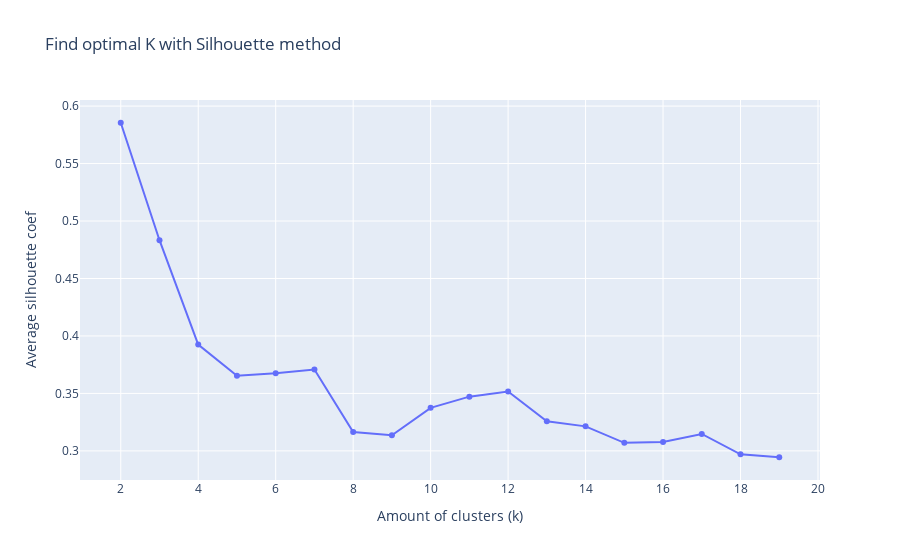

The notebook cell saved with this chart:
### Code cell
cluster_range = range(2,20)
avg_scores = []
for n_cluster in cluster_range:
    clusterer = KMeans(n_clusters=n_cluster, random_state=0)
    cluster_labels = clusterer.fit_predict(x_train_scaled)
    silhouette_average = silhouette_score(x_train_scaled, cluster_labels)
    print('N_clusters = ', n_cluster, ' | Average silhouette = ', silhouette_average)
    avg_scores.append(silhouette_average)
fig_score = px.line(
    x=cluster_range,
    y=avg_scores,
    markers=True,
    labels={'x': 'Amount of clusters (k)', 'y': 'Average silhouette coef'},
    title='Find optimal K with Silhouette method '
)
fig_score.show()

### Figure 1 — Plotly figure (JSON) as saved in the notebook; plotly's stock layout.template omitted (floating-point values rounded to 4 significant figures)
{"data": [{"hovertemplate": "Amount of clusters (k)=%{x}<br>Average silhouette coef=%{y}<extra></extra>", "legendgroup": "", "line": {"color": "#636efa", "dash": "solid"}, "marker": {"symbol": "circle"}, "mode": "lines+markers", "name": "", "orientation": "v", "showlegend": false, "type": "scatter", "x": [2, 3, 4, 5, 6, 7, 8, 9, 10, 11, 12, 13, 14, 15, 16, 17, 18, 19], "xaxis": "x", "y": [0.5855, 0.4833, 0.3925, 0.3654, 0.3676, 0.3708, 0.3164, 0.3135, 0.3374, 0.3472, 0.3517, 0.3257, 0.3213, 0.307, 0.3077, 0.3148, 0.297, 0.2945], "yaxis": "y"}], "layout": {"legend": {"tracegroupgap": 0}, "title": {"text": "Find optimal K with Silhouette method "}, "xaxis": {"anchor": "y", "domain": [0, 1], "title": {"text": "Amount of clusters (k)"}}, "yaxis": {"anchor": "x", "domain": [0, 1], "title": {"text": "Average silhouette coef"}}}}
